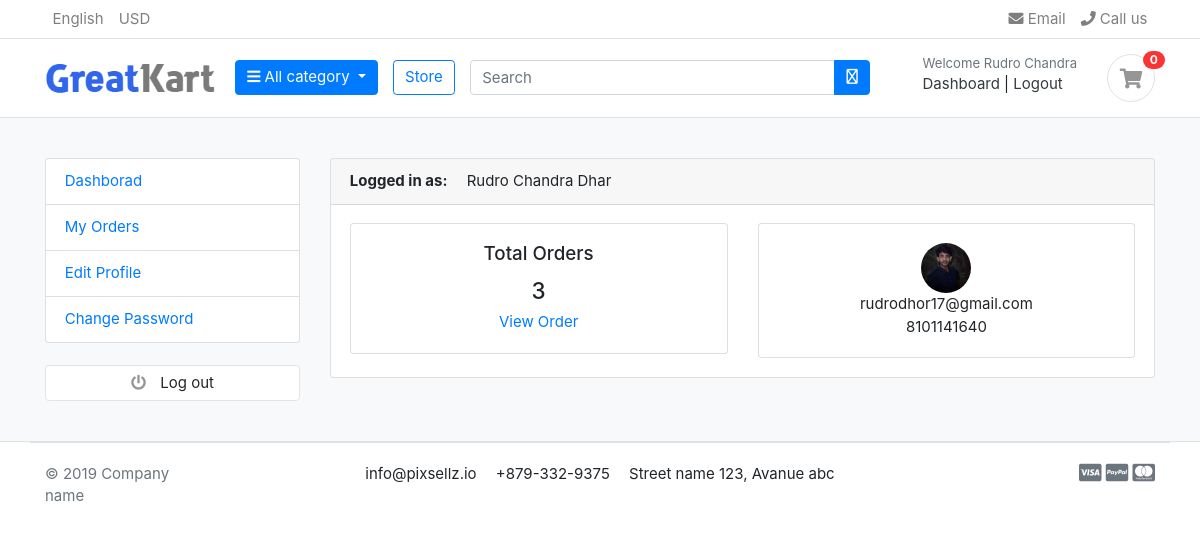
The page /account/dashboard/ (signed in) on the database as committed earlier.
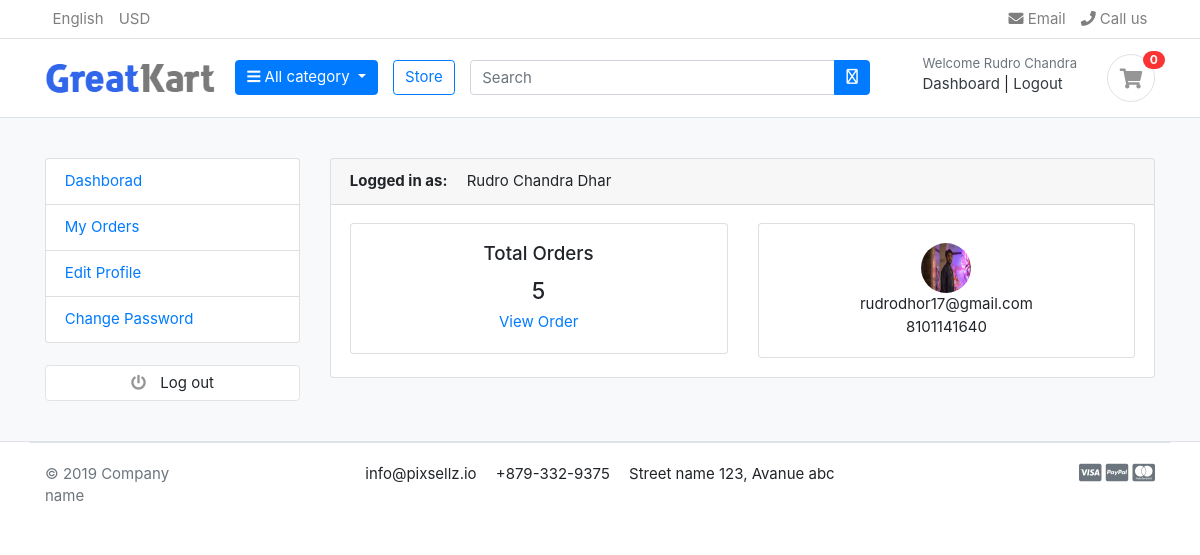
The same page on the database as committed later.
### account/models.py (models this page shows, shortened)
class UserProfile(models.Model):
    user = models.OneToOneField(Account, on_delete=models.CASCADE)
    address_line_1 = models.CharField(blank=True, max_length=100)
    address_line_2 = models.CharField(blank=True, max_length=100)
    profile_picture = models.ImageField(blank=True, upload_to='userprofile')
    city = models.CharField(blank=True, max_length=20)
    state = models.CharField(blank=True, max_length=20)
    country = models.CharField(blank=True, max_length=20)

### account/views.py (the view)
# urls.py: path('dashboard/', views.dashboard, name='dashboard'),
@login_required(login_url='login')
def dashboard(request):
    orders = Order.objects.order_by('-created_at').filter(user_id=request.user.id, is_ordered=True)
    orders_count = orders.count()
    userprofile = UserProfile.objects.get(user_id=request.user.id)
    context = {
        'orders_count': orders_count,
        'userprofile' : userprofile,
    }
    return render(request, 'account/dashboard.html', context)

### account/models.py (called while the page is built)
    def full_name(self):
        return f'{self.first_name} {self.last_name}'

### carts/context_processors.py (called while the page is built)
def counter(request):
    cart_count = 0
    if 'admin' in request.path:
        return()
    else:
        try:
            cart = Cart.objects.filter(cart_id = _cart_id(request))
            if request.user.is_authenticated:
                cart_items = CartItem.objects.filter(user=request.user)
            else:
                cart_items = CartItem.objects.filter(cart=cart[:1])
            for cart_item in cart_items:
                cart_count += cart_item.quantity
        except Cart.DoesNotExist:
            cart_count = 0
    return dict(cart_count=cart_count)

### carts/views.py (called while the page is built)
def _cart_id(request):
    cart = request.session.session_key
    if not cart:
        cart = request.session.create()
    return cart

### category/context_processors.py (called while the page is built)
def menu_links(request):
    links = Category.objects.all()
    return dict(links=links)

### category/models.py (called while the page is built)
    def get_url(self):
        return reverse('products_by_category', args=[self.slug])

### templates/account/dashboard.html
{% extends "base.html" %}
{% block content %}
<section class="section-conten padding-y bg">
    <div class="container">
        <div class="row">
        {% include "partials/dashboard_sidebar.html" %}
        <main class="col-md-9">
            <article class="card">
            <header class="card-header">
                <strong class="d-inline-block mr-3">Logged in as:</strong>
                <span>{{user.full_name}}</span>
            </header>
            <div class="card-body">
                <div class="row">
                    <div class="col-md-6">
                        <div class="card text-center">
                            <div class="card-body">
                                <h5 class="card-title">Total Orders</h5>
                                <h4>{{orders_count}}</h4>
                                <a href="{% url "my_orders" %}">View Order</a>
                            </div>
                        </div>
                    </div>
                    <div class="col-md-6">
                        <div class="card text-center">
                            <div class="card-body">
                                <img src="{{userprofile.profile_picture.url}}" alt="User Profile Picture" width="50" height="50" style="border-radius:50%">
                                <p class="mb-0">{{user.email}}</p>
                                <p>{{user.phone_number}}</p>
                            </div>
                        </div>
                    </div>
                </div>
            </div>
            </article>
        </main>
    </div>
    </div>
    </section>
{% endblock content %}

Rows that differ between the two databases and show on the page:
changed UserProfile: profile_picture: a different picture
Other text that changed with them:
{{ orders_count }}: "3" → "5"
